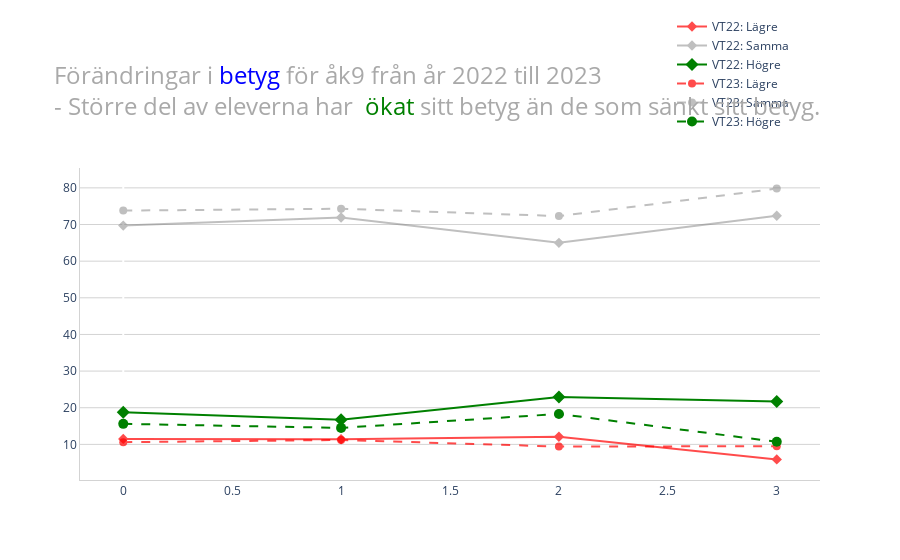

Notebook code cell kept with this figure:
### Code cell
grades_A = gymnasie_vt22["Engelska 5"]
grades_B = gymnasie_vt23["Engelska 5"]

grades_A_np = np.arange(len(grades_A))
grades_B_np = np.arange(len(grades_B))

grade_low_A = grades_A["Andel lägre"]
grade_same_A = grades_A["Andel lika"]
grade_high_A = grades_A["Andel högre"]

grade_low_B = grades_B["Andel lägre"]
grade_same_B = grades_B["Andel lika"]
grade_high_B = grades_B["Andel högre"]

fig = go.Figure()

fig.add_trace(go.Scatter(x=grades_A_np, y=grade_low_A, mode="markers+lines",
                         name="VT22: Lägre", marker=dict(symbol="diamond", size=8, color="red", line=dict(color="black")), line=dict(color="red", width=2), opacity=0.7))

fig.add_trace(go.Scatter(x=grades_A_np, y=grade_same_A, mode="markers+lines",
                         name="VT22: Samma", marker=dict(symbol="diamond", size=8, color="gray"), line=dict(color="gray", width=2), opacity=0.5))

fig.add_trace(go.Scatter(x=grades_A_np, y=grade_high_A, mode="markers+lines",
                         name="VT22: Högre", marker=dict(symbol="diamond", size=10, color="green", line=dict(color="black")), line=dict(color="green", width=2)))

fig.add_trace(go.Scatter(x=grades_B_np, y=grade_low_B, mode="markers+lines",
                         name="VT23: Lägre", marker=dict(symbol="circle", size=8, color="red", line=dict(color="black")), line=dict(color="red", width=2, dash="dash"), opacity=0.7))

fig.add_trace(go.Scatter(x=grades_B_np, y=grade_same_B, mode="markers+lines",
                         name="VT23: Samma", marker=dict(symbol="circle", size=8, color="gray"), line=dict(color="gray", width=2, dash="dash"), opacity=0.5))

fig.add_trace(go.Scatter(x=grades_B_np, y=grade_high_B, mode="markers+lines",
                         name="VT23: Högre", marker=dict(symbol="circle", size=10, color="green", line=dict(color="black")), line=dict(color="green", width=2, dash="dash")))

fig.update_layout(hovermode = "x")
fig.update_xaxes(showspikes = True, spikemode="across", spikecolor="gray", spikesnap="cursor", spikedash="solid")

fig.update_layout(
    showlegend=True,
    legend=dict(x=0.8, y=1.5, xanchor="left", yanchor="top"),
    xaxis=dict(showgrid=False, gridwidth=1, gridcolor="LightGray", linecolor="Lightgray", linewidth=1),
    yaxis=dict(showgrid=True, gridwidth=1, gridcolor="LightGray", linecolor="Lightgray", linewidth=1),
    plot_bgcolor="white",
    paper_bgcolor="white",)

fig.update_layout(
    title={
        "text": "Förändringar i <span style='color:blue'>betyg</span> för åk9 från år 2022 till 2023<br>"
                "- Större del av eleverna har  <span style='color:green'>ökat</span> sitt betyg än de som sänkt sitt betyg.<br>",
        # Adjusts text and changes the vertical position of the title
        "y": 0.85,
        # Adjusts text and changes the horizontal position of the title
        "x": 0.06,
        "xanchor": "left",
        "yanchor": "top",
        "font_size": 24,
        "font_color": "Darkgrey"},
        margin=dict(t=100))

fig.show()

### Figure 1 — Plotly figure (JSON) as saved in the notebook; plotly's stock layout.template omitted (floating-point values rounded to 4 significant figures)
{"data": [{"line": {"color": "red", "width": 2}, "marker": {"color": "red", "line": {"color": "black"}, "size": 8, "symbol": "diamond"}, "mode": "markers+lines", "name": "VT22: Lägre", "opacity": 0.7, "type": "scatter", "x": [0, 1, 2, 3], "y": [11.5, 11.4, 12.1, 5.9]}, {"line": {"color": "gray", "width": 2}, "marker": {"color": "gray", "size": 8, "symbol": "diamond"}, "mode": "markers+lines", "name": "VT22: Samma", "opacity": 0.5, "type": "scatter", "x": [0, 1, 2, 3], "y": [69.7, 71.9, 65, 72.4]}, {"line": {"color": "green", "width": 2}, "marker": {"color": "green", "line": {"color": "black"}, "size": 10, "symbol": "diamond"}, "mode": "markers+lines", "name": "VT22: Högre", "type": "scatter", "x": [0, 1, 2, 3], "y": [18.8, 16.7, 22.9, 21.7]}, {"line": {"color": "red", "dash": "dash", "width": 2}, "marker": {"color": "red", "line": {"color": "black"}, "size": 8, "symbol": "circle"}, "mode": "markers+lines", "name": "VT23: Lägre", "opacity": 0.7, "type": "scatter", "x": [0, 1, 2, 3], "y": [10.6, 11.2, 9.4, 9.5]}, {"line": {"color": "gray", "dash": "dash", "width": 2}, "marker": {"color": "gray", "size": 8, "symbol": "circle"}, "mode": "markers+lines", "name": "VT23: Samma", "opacity": 0.5, "type": "scatter", "x": [0, 1, 2, 3], "y": [73.8, 74.3, 72.3, 79.8]}, {"line": {"color": "green", "dash": "dash", "width": 2}, "marker": {"color": "green", "line": {"color": "black"}, "size": 10, "symbol": "circle"}, "mode": "markers+lines", "name": "VT23: Högre", "type": "scatter", "x": [0, 1, 2, 3], "y": [15.6, 14.5, 18.3, 10.7]}], "layout": {"hovermode": "x", "legend": {"x": 0.8, "xanchor": "left", "y": 1.5, "yanchor": "top"}, "margin": {"t": 100}, "paper_bgcolor": "white", "plot_bgcolor": "white", "showlegend": true, "title": {"font": {"color": "Darkgrey", "size": 24}, "text": "Förändringar i <span style='color:blue'>betyg</span> för åk9 från år 2022 till 2023<br>- Större del av eleverna har  <span style='color:green'>ökat</span> sitt betyg än de som sänkt sitt betyg.<br>", "x": 0.06, "xanchor": "left", "y": 0.85, "yanchor": "top"}, "xaxis": {"gridcolor": "LightGray", "gridwidth": 1, "linecolor": "Lightgray", "linewidth": 1, "showgrid": false, "showspikes": true, "spikecolor": "gray", "spikedash": "solid", "spikemode": "across", "spikesnap": "cursor"}, "yaxis": {"gridcolor": "LightGray", "gridwidth": 1, "linecolor": "Lightgray", "linewidth": 1, "showgrid": true}}}
